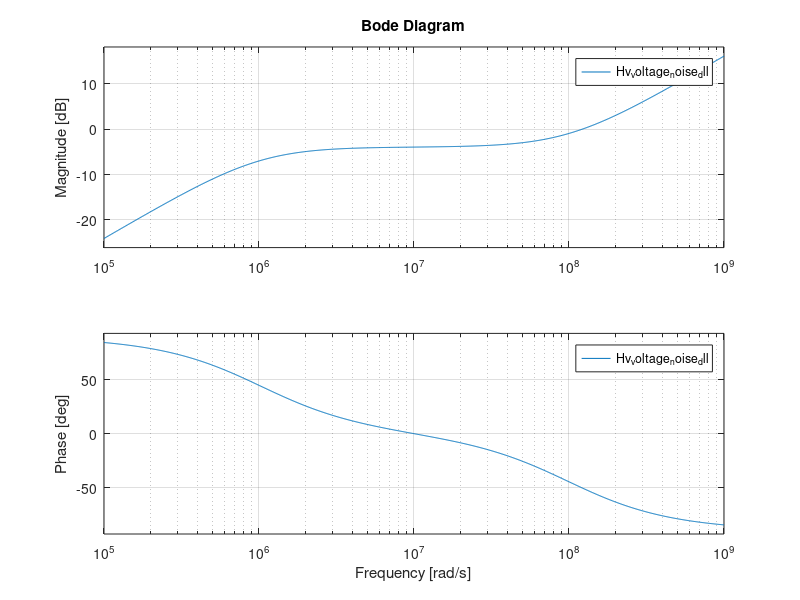

This figure's MATLAB source:
Icp=0.001;
Kdl=10^-9;
C=10^-10;
Tref=10^-8
Wn=Icp*Kdl/(C*Tref);
Hv_voltage_noise_dll=tf([-Kdl*2*pi Kdl*2*pi/Tref 0],[0 (1-Wn*Tref) Wn]);
bode(Hv_voltage_noise_dll);